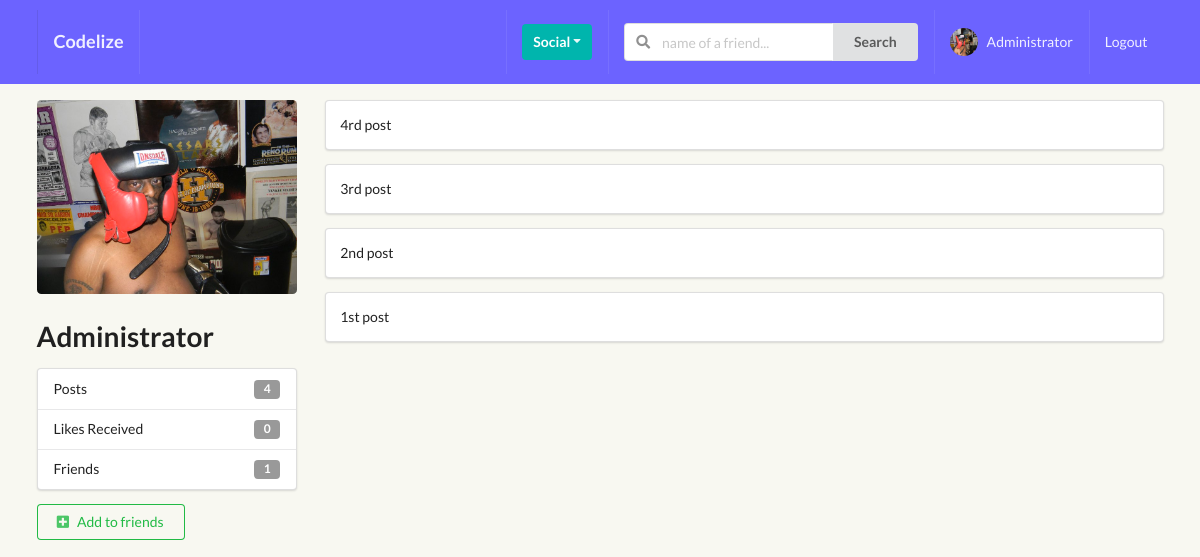
The app's page /profiles/vieira-beetlejuice/ (signed in), older data.
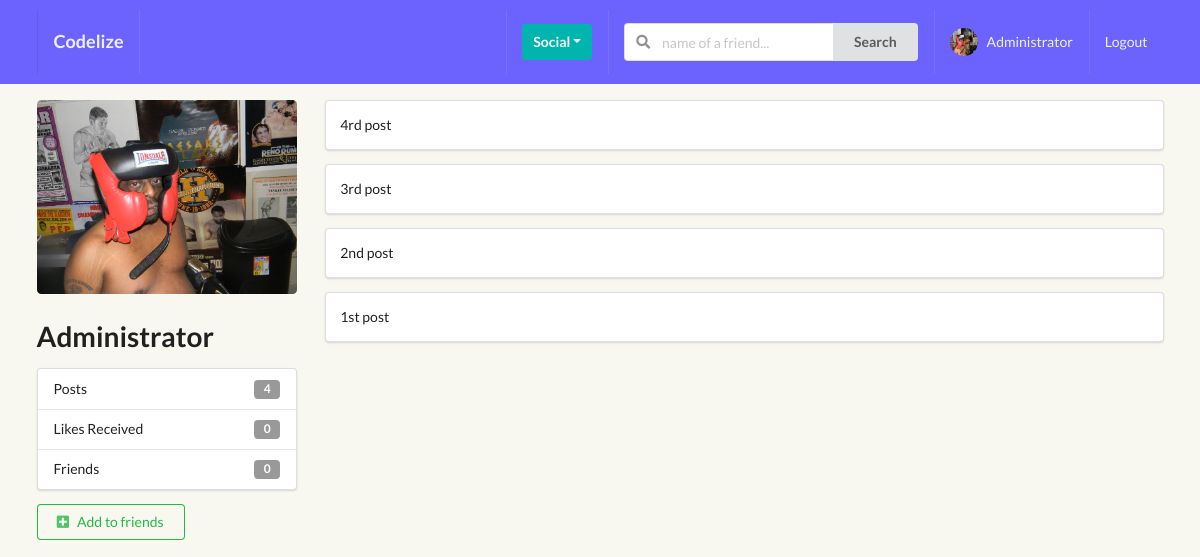
The same page, newer data.
### perfil/models.py (models this page shows, shortened)
class Profile(models.Model):
    first_name = models.CharField(max_length=200, blank=True)
    last_name = models.CharField(max_length=200, blank=True)
    username = models.OneToOneField(User, on_delete=models.CASCADE)
    bio = models.TextField(default="no bio...", max_length=300)
    email = models.EmailField(max_length=200, blank=True)
    country = models.CharField(max_length=200, blank=True)
    avatar = models.ImageField(default='avatar.png', upload_to='avatars/')
    friends = models.ManyToManyField(User, blank=True, related_name='friends')
    slug = models.SlugField(unique=True, blank=True)
    updated = models.DateTimeField(auto_now=True)
    created = models.DateTimeField(auto_now_add=True)
    objects = ProfileManager()
    def get_friends_no(self):
        return self.friends.count()
    def get_posts_no(self):
        return self.posts.all().count() #'posts' is related name to comments authors in /posts/models.py
    def get_all_authors_posts(self):
        return self.posts.all()
    def get_likes_received_no(self): #likes recebidos
        posts = self.posts.all()
        total_liked = 0
        for item in posts:
            total_liked += item.liked.all().count()
        return total_liked
    __initial_first_name = None
    __initial_last_name = None
    def __init__(self, *args, **kwargs):
        super().__init__(*args, **kwargs)
        self.__initial_first_name = self.first_name
        self.__initial_last_name = self.last_name

### posts/models.py (models this page shows, shortened)
class Post(models.Model):
    content = models.TextField()
    image = models.ImageField(upload_to='posts', validators=[FileExtensionValidator(['png', 'jpg', 'jpeg'])], blank=True)
    liked = models.ManyToManyField(Profile, blank=True, related_name='likes')
    updated = models.DateTimeField(auto_now=True)
    created = models.DateTimeField(auto_now_add=True)
    author = models.ForeignKey(Profile, on_delete=models.CASCADE, related_name='posts')
    class Meta:
        ordering = ('-created',)

### perfil/views.py (the view)
# urls.py: path('<slug>/', ProfileDetailView.as_view(), name="profile_detail_view"),
class ProfileDetailView(LoginRequiredMixin, DetailView):
    model = Profile
    template_name = 'perfil/detail.html'
    def get_object(self, slug=None):
        slug = self.kwargs.get('slug')
        profile = Profile.objects.get(slug=slug)
        return profile
    def get_context_data(self, **kwargs):
        context = super().get_context_data(**kwargs)
        user = User.objects.get(username__iexact=self.request.user)
        profile = Profile.objects.get(username=user)
        rel_r = Relationship.objects.filter(sender=profile)
        rel_s = Relationship.objects.filter(receiver=profile)
        rel_receiver = []
        rel_sender = []
        for item in rel_r:
            rel_receiver.append(item.receiver.username)
        for item in rel_s:
            rel_sender.append(item.sender.username)
        context["rel_receiver"] = rel_receiver
        context["rel_sender"] = rel_sender
        context['is_empty'] = False
        context['posts'] = self.get_object().get_all_authors_posts()
        context['len_posts'] = True if len(self.get_object().get_all_authors_posts()) > 0 else False
        return context

### perfil/context_processors.py (called while the page is built)
def profile_pic(request):
    if request.user.is_authenticated:
        profile_obj = Profile.objects.get(username=request.user)
        pic = profile_obj.avatar
        return {'picture':pic}
    return {}

def invitations_received_no(request):
    if request.user.is_authenticated:
        profile_obj = Profile.objects.get(username=request.user)
        qs_count = Relationship.objects.invitations_received(profile_obj).count()
        return {'invites_num':qs_count}
    return {}

### perfil/models.py (called while the page is built)
    def invitations_received(self, receiver):
        qs = Relationship.objects.filter(receiver=receiver, status='send')
        return qs

### perfil/templates/perfil/detail.html (shortened to what this page needs)
{% extends 'base.html' %}
{% block content %}
    <div class="ui grid">
    <br>
        <div class="row">
            <div class="four wide column">
                <img class="ui medium rounded image" src={{object.avatar.url}}>
                <h1>{{ object.username }}</h1>
                <div class="ui vertical fluid menu">
                    <div class="item">
                        Posts
                        <div class="ui label">{{ object.get_posts_no }}</div>
                    </div>
                    <div class="item">
                        Likes Received
                        <div class="ui label">{{ object.get_likes_received_no }}</div>
                    </div>
                    <div class="item">
                        Friends
                        <div class="ui label">{{ object.get_friends_no }}</div>
                    </div>
                </div>
                {% if object.username not in rel_receiver and request.user not in rel_sender %}
                    <form action="{% url 'perfil:send_invite' %}" method="POST">
                        <button type="submit" class="ui positive basic button"><i class="plus square icon"></i>Add to friends</button>
                        </form>
                {% endif %}
            </div>
            <div class="twelve wide column">
                {% if len_posts %}
                    {% for post in posts %}
                        <div class="segment ui fluid">
                            {{ post.content }}
                        </div>
                    {% endfor %}
                {% else %}
                    <h1>This user has no posts</h1>
                {% endif %}
            </div>
        </div>
    </div>
{% endblock content %}

Row changes from the older to the newer data that the page shows:
changed Profile "Administrator": get_friends_no "1" → "0"
